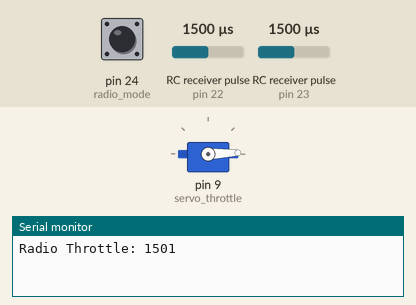
Simulated run of this sketch. Board: Arduino Mega 2560, built with avr-gcc and run on an emulated ATmega2560. On the bench: servo, the last lines printed to the serial monitor. Wiring (inferred from the names in the program): 2 × RC receiver channel: data pin 22 / data pin 23. Inputs (shaded band) come from the test bench; at power-on: pin 24 (radio_mode) LOW, RC receiver pulse (sensors on pin 22, pin 23) 1500 µs.

Above: at 0.05 s.
At 3.4 s:
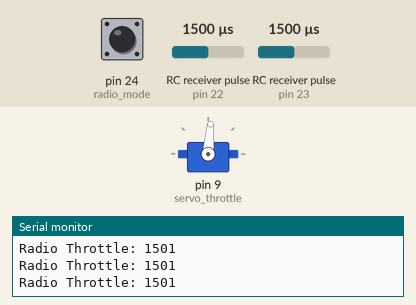
At 6.8 s:
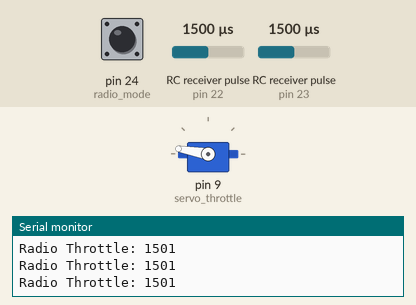
At 13.6 s:
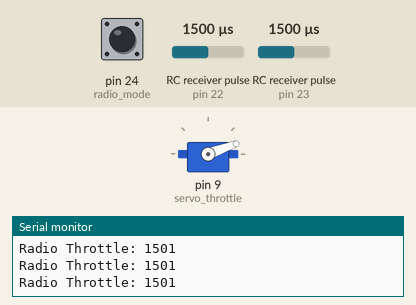
Timing chart, 0 to 18.7 s (numbered marks = the images above):
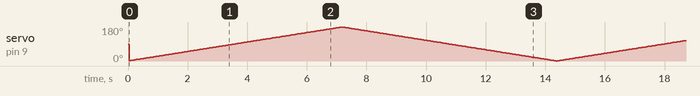

The sketch:

RadioOverridePPM.ino
```cpp
/*
Servo position sweeps unless overridden by a potentiometer

 modified on 21 Oct 2014
 by Damian Manda
 */

#include <Servo.h>

Servo throttle;  // create servo object to control a servo

//Pin definitions
int radio_throttle = 22;  //digital
int radio_rudder = 23;
int radio_mode = 24;  //analog
int servo_throttle = 9;

//Initialize variables
int val_mode;    // variable to read the value from the ppm pin
int val_throttle;
int val_rudder;
int servo_out = 0;
int pos = 1;  //servo position
int dir = 1;

void setup()
{
  throttle.attach(servo_throttle);  // attaches the servo on pin 9 to the servo object
  pinMode(radio_throttle, INPUT);
  pinMode(radio_rudder, INPUT);
  pinMode(radio_mode, INPUT);
  Serial.begin(9600);
}

void loop()
{
  val_mode = pulseIn(radio_mode, HIGH, 25000);          // reads the value of the potentiometer (value between 0 and 1023)
  val_throttle = pulseIn(radio_throttle, HIGH, 25000);
  val_rudder = pulseIn(radio_rudder, HIGH, 25000);

  //Print value to serial
  Serial.print("Radio Throttle: ");
  Serial.println(val_throttle);

  //Check if value is relevant to
  if (val_mode < 1500) {
    if (pos < 180 && pos > 0) {
      pos += dir;
    } else {
      pos -= dir;
      dir = dir * -1;
    }
    throttle.write(pos);
    //delay(15);
  } else {
    //Convert value to servo scale (1-180)
    servo_out = map(val_throttle, 1115, 1913, 0, 180); //throttle
    servo_out = constrain(servo_out, 0, 180);
    throttle.write(servo_out);
    //delay(15);
  }

}
```
